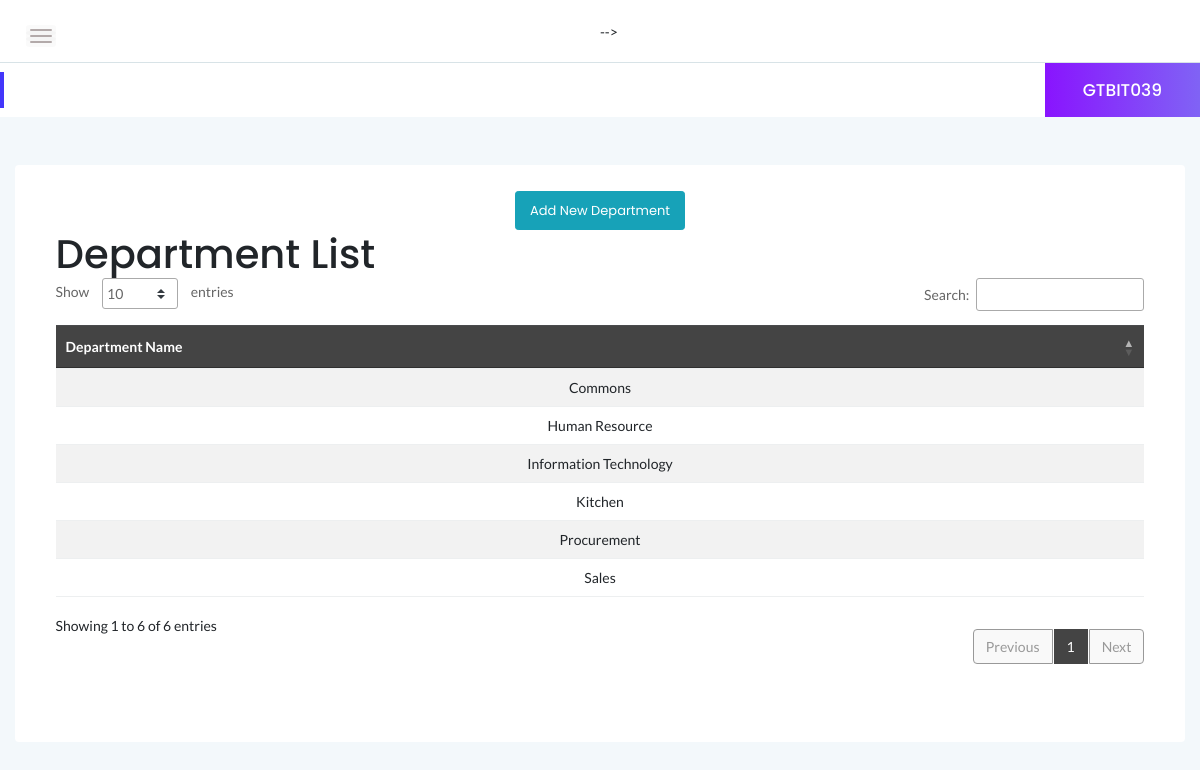
Screenshot of /myadmin/department (signed in) with the database file from the repository.
### myadmin/models.py (models this page shows, shortened)
class Department(models.Model):
    department_name = models.CharField(max_length=255)
    department_shortname = models.CharField(max_length=50)
    department_code = models.CharField(max_length=10)
    CreationDate = models.DateField(auto_now_add=True)

### myadmin/views.py (the view, shortened to what this page needs)
# urls.py: path('department', views.department, name='department'),
@login_required
def department(request):
    departments = Department.objects.all()
    return render(request, 'admin/department_list.html', {'departments': departments})

### myadmin/templates/admin/department_list.html (shortened to what this page needs)
{% if user.is_authenticated %}
    {% load static %}
<!DOCTYPE html>
<html class="no-js" lang="en">
<head>
{% include 'admin/top.html' %}
</head>
<body>
{% include 'admin/sidebars.html' %}
            <div class="main-content-inner">
                            <div class="card-body">
                                <div class="data-tables datatable-dark">
                                    <center><a href="{% url 'myadmin:add_department' %}" class="btn btn-sm btn-info">Add New Department</a></center>    <h1>Department List</h1>
    <table id="dataTable3" class="table table-hover table-striped text-center">
        <thead class="text-capitalize">
            <tr>
                <th>Department Name</th>
            </tr>
        </thead>
        <tbody>
            {% for department in departments %}
                <tr>
                    <td>{{ department.department_name }}</td>
                </tr>
            {% endfor %}
        </tbody>
    </table>
                                </div>
                            </div>
                        </div>
                    </div>
                </div>
                </div>
            </div>
        </div>
    </div>
</body>
</html>
{% endif %}

### myadmin/templates/admin/sidebars.html (shortened to what this page needs)
{% load static %}
    <div class="page-container">
        <div class="main-content">
            <div class="header-area">
                <div class="row align-items-center">
                    <div class="col-md-6 col-sm-8 clearfix">
                        <div class="nav-btn pull-left">
                            <span></span>
                            <span></span>
                            <span></span>
                        </div>
                    </div>
                        </ul> -->
                </div>
            </div>
            <div class="page-title-area">
                <div class="row align-items-center">
                    <div class="col-sm-6">
                    </div>
                    <div class="col-sm-6 clearfix">
                        <div class="user-profile pull-right">
                            <h4 class="user-name dropdown-toggle" data-toggle="dropdown">{{ user.username }} </h4>
                        </div>
                    </div>
                </div>
            </div>
            <div class="main-content-inner">
                <div class="row">
                    <div class="col-12 mt-5">
                        <div class="card">

### assets/css/styles.css (style rules this page uses)
.page-container { width: 100%; height: 100%; min-height: 100vh; padding-left: 280px; -webkit-transition: padding-left 0.3s ease 0s; transition: padding-left 0.3s ease 0s; }
.sbar_collapsed.page-container { padding-left: 0; }
.card { border: none; border-radius: 4px; background-color: #fff; -webkit-transition: all 0.3s ease 0s; transition: all 0.3s ease 0s; }
.card-body { padding: 25.6px; padding: 1.6rem; }
.main-content { width: 100%; background: #f3f8fb; }
.main-content-inner { padding: 0 30px 50px; }
.header-area { padding: 15px 30px; background: #fff; border-bottom: 1px solid #d8e3e7; }
.nav-btn { margin: 10px 30px 0 0; cursor: pointer; }
.nav-btn span { display: block; width: 22px; height: 2px; background: #b3aaaa; margin: 4px 0; border-radius: 15px; -webkit-transition: all 0.3s ease 0s; transition: all 0.3s ease 0s; box-shadow: 0 0 0 4px rgba(99, 96, 96, 0.03); }
.nav-btn span:nth-child(2) { opacity: 0; }
.nav-btn span:first-child { -webkit-transform: rotate(45deg) translate(5px, 5px); transform: rotate(45deg) translate(5px, 5px); }
.nav-btn span:last-child { -webkit-transform: rotate(-45deg) translate(3px, -3px); transform: rotate(-45deg) translate(3px, -3px); }
.sbar_collapsed .nav-btn span { transform: none; opacity: 1; }
.page-title-area { padding: 0 30px; background: #fff; position: relative; }
.page-title-area:before { content: ""; position: absolute; left: 0; top: 50%; width: 4px; height: 36px; background: var(--primary-color); -webkit-transform: translateY(-50%); transform: translateY(-50%); }
.user-profile { margin-right: -30px; display: -webkit-box; display: -ms-flexbox; display: flex; -webkit-box-align: center; -ms-flex-align: center; align-items: center; -ms-flex-wrap: wrap; flex-wrap: wrap; background: -webkit-linear-gradient(left, #8914fe 0%, #8063f5 100%); background: linear-gradient(to right, #8914fe 0%, #8063f5 100%); padding: 17px 38px; position: relative; }
.user-name { font-size: 17px; font-weight: 500; color: #fff; letter-spacing: 0; cursor: pointer; -webkit-user-select: none; -moz-user-select: none; -ms-user-select: none; user-select: none; }
.notification-area .dropdown-toggle, .user-name.dropdown-toggle { position: relative; }
.notification-area .dropdown-toggle:after, .user-name.dropdown-toggle:after { display: none; }
.btn { padding: 11px 17px; font-size: 13px; letter-spacing: 0; }
.btn-sm { padding: 9px 14px; }
table tr th { border-bottom: none; }
table tr th, table tr td { border-top: 1px solid rgba(120, 130, 140, 0.13) !important; }
table.dataTable.no-footer { border-bottom: 1px solid rgba(120, 130, 140, 0.13) !important; }
table.dataTable thead th, table.dataTable thead td { border-bottom-color: transparent; }
.datatable-dark thead { background: #444; color: #fff; }

### rows the page displays
Department: department_name "Information Technology"
Department: department_name "Procurement"
Department: department_name "Human Resource"
Department: department_name "Kitchen"
Department: department_name "Commons"
Department: department_name "Sales"

### other values shown
{{ user.username }} "GTBIT039"
